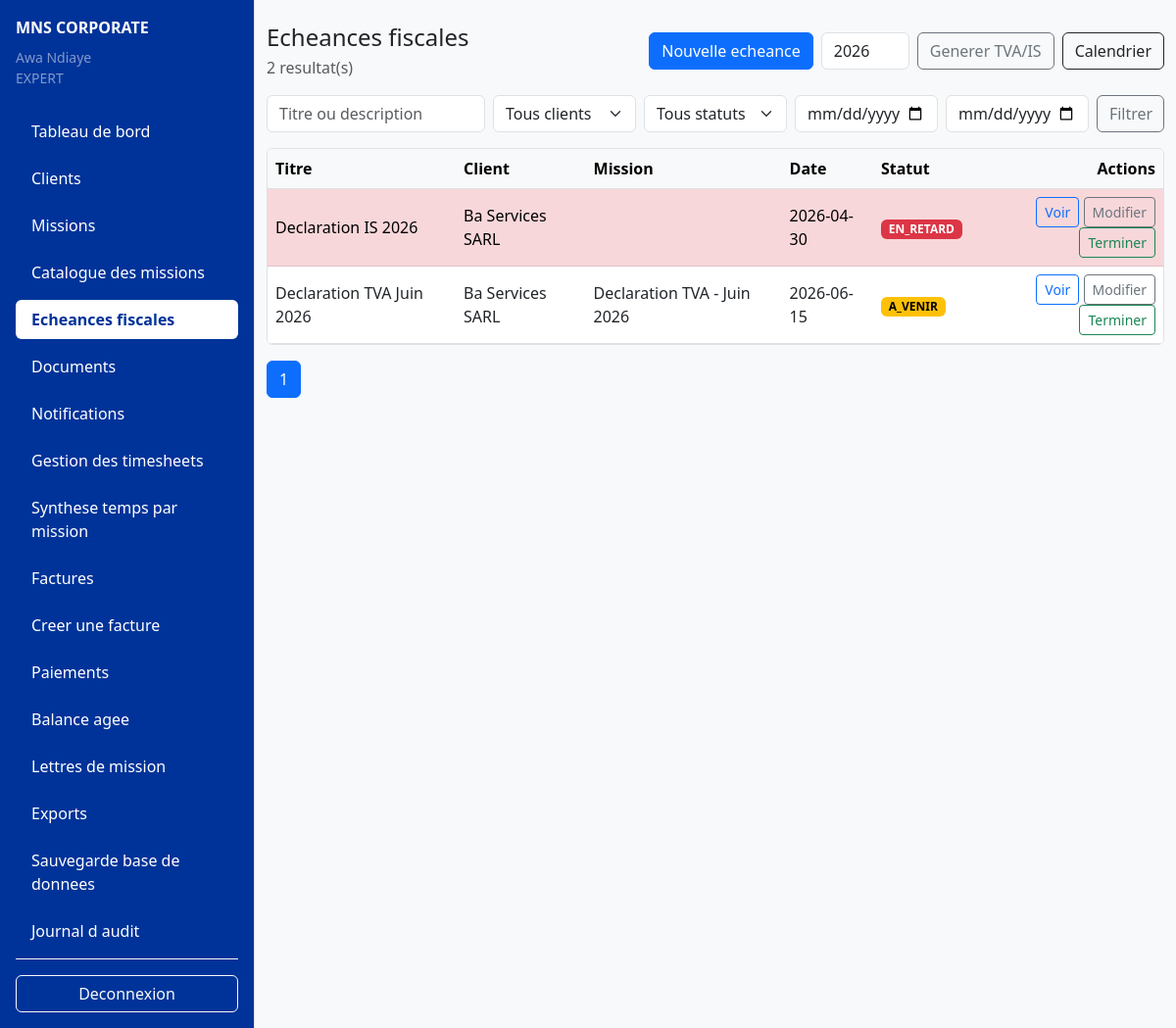
Before: /frontend/views/deadlines/list.php (signed in) with the older database file.
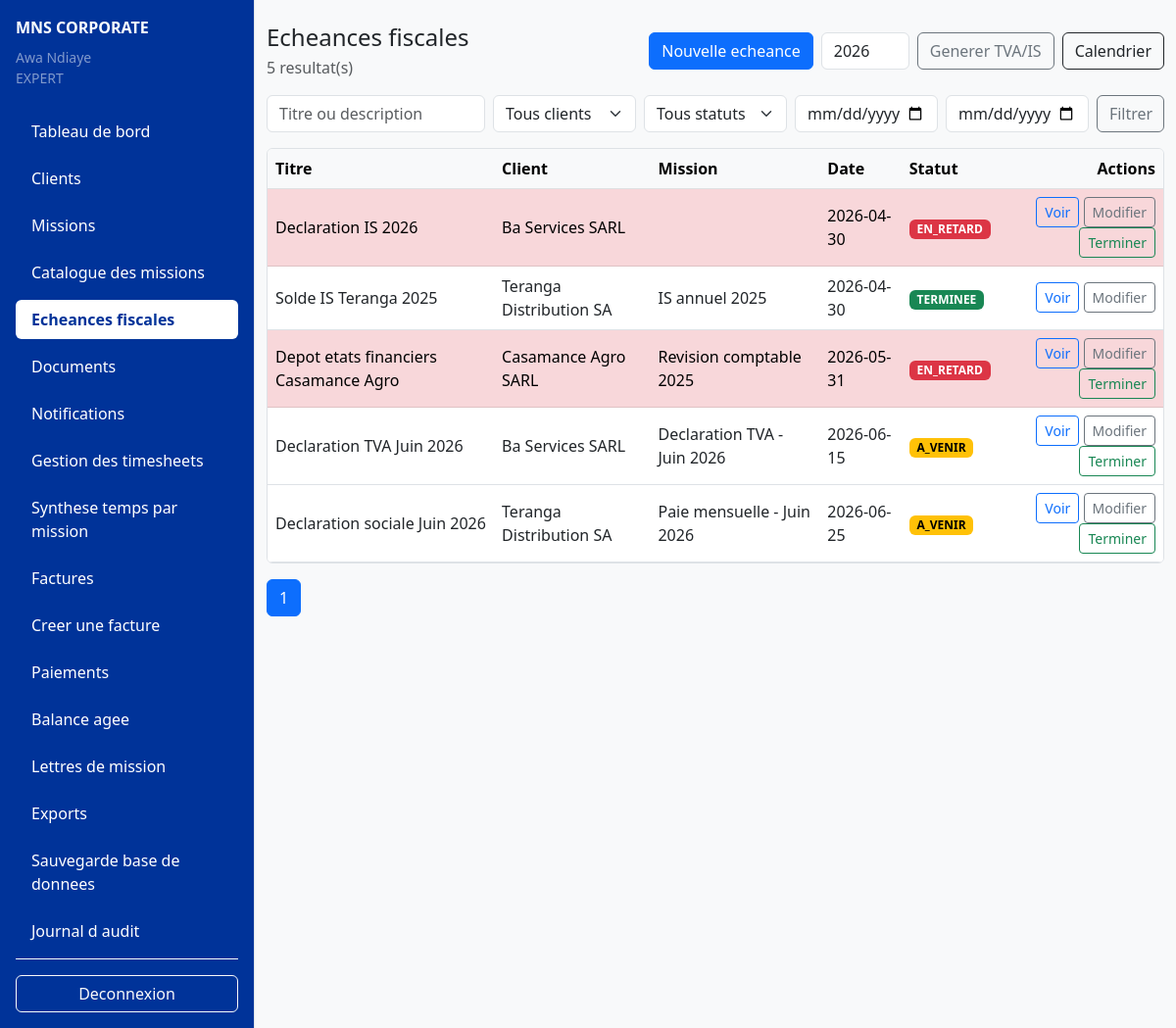
After: the same page with the newer database file.
### tables this page shows
CREATE TABLE IF NOT EXISTS fiscal_deadlines (
    id INT UNSIGNED AUTO_INCREMENT PRIMARY KEY,
    client_id INT UNSIGNED NOT NULL,
    mission_id INT UNSIGNED NULL,
    title VARCHAR(180) NOT NULL,
    description TEXT NULL,
    deadline_date DATE NOT NULL,
    status ENUM('A_VENIR', 'TERMINEE', 'EN_RETARD') NOT NULL DEFAULT 'A_VENIR',
    completed_at DATETIME NULL,
    created_at TIMESTAMP DEFAULT CURRENT_TIMESTAMP,
    CONSTRAINT fk_deadlines_client
        FOREIGN KEY (client_id) REFERENCES clients(id)
        ON DELETE CASCADE
        ON UPDATE CASCADE,
    CONSTRAINT fk_deadlines_mission
        FOREIGN KEY (mission_id) REFERENCES missions(id)
        ON DELETE SET NULL
        ON UPDATE CASCADE
);

CREATE TABLE IF NOT EXISTS clients (
    id INT UNSIGNED AUTO_INCREMENT PRIMARY KEY,
    user_id INT UNSIGNED NULL UNIQUE,
    company_name VARCHAR(180) NOT NULL,
    legal_form VARCHAR(100) NULL,
    contact_name VARCHAR(150) NULL,
    email VARCHAR(150) NULL,
    phone VARCHAR(30) NULL,
    address VARCHAR(255) NULL,
    ninea VARCHAR(50) NULL UNIQUE,
    rccm VARCHAR(80) NULL UNIQUE,
    tax_regime VARCHAR(100) NULL,
    accounting_year_start DATE NULL,
    accounting_year_end DATE NULL,
    status ENUM('ACTIF', 'INACTIF') NOT NULL DEFAULT 'ACTIF',
    created_at TIMESTAMP DEFAULT CURRENT_TIMESTAMP,
    updated_at TIMESTAMP DEFAULT CURRENT_TIMESTAMP ON UPDATE CURRENT_TIMESTAMP,
    CONSTRAINT fk_clients_user
        FOREIGN KEY (user_id) REFERENCES users(id)
        ON DELETE SET NULL
        ON UPDATE CASCADE
);

CREATE TABLE IF NOT EXISTS missions (
    id INT UNSIGNED AUTO_INCREMENT PRIMARY KEY,
    client_id INT UNSIGNED NOT NULL,
    mission_catalog_id INT UNSIGNED NOT NULL,
    title VARCHAR(180) NOT NULL,
    description TEXT NULL,
    start_date DATE NOT NULL,
    planned_end_date DATE NULL,
    actual_end_date DATE NULL,
    status ENUM('A_FAIRE', 'EN_COURS', 'TERMINEE', 'EN_RETARD', 'ANNULEE')
        NOT NULL DEFAULT 'A_FAIRE',
    priority ENUM('BASSE', 'MOYENNE', 'HAUTE') NOT NULL DEFAULT 'MOYENNE',
    estimated_hours DECIMAL(8,2) NULL,
    created_by INT UNSIGNED NOT NULL,
    created_at TIMESTAMP DEFAULT CURRENT_TIMESTAMP,
    updated_at TIMESTAMP DEFAULT CURRENT_TIMESTAMP ON UPDATE CURRENT_TIMESTAMP,
    CONSTRAINT fk_missions_client
        FOREIGN KEY (client_id) REFERENCES clients(id)
        ON DELETE CASCADE
        ON UPDATE CASCADE,
    CONSTRAINT fk_missions_catalog
        FOREIGN KEY (mission_catalog_id) REFERENCES mission_catalog(id)
        ON DELETE RESTRICT
        ON UPDATE CASCADE,
    CONSTRAINT fk_missions_created_by
        FOREIGN KEY (created_by) REFERENCES users(id)
        ON DELETE RESTRICT
        ON UPDATE CASCADE
);

### backend/includes/helpers.php (called while the page is built, shortened)
<?php
function e(?string $value): string
{
    return htmlspecialchars($value ?? '', ENT_QUOTES, 'UTF-8', false);
}

### backend/models/FiscalDeadline.php (called while the page is built, shortened)
<?php
require_once __DIR__ . '/BaseModel.php';
class FiscalDeadline extends BaseModel
{
    public function findAll(array $filters = [], int $limit = 20, int $offset = 0): array
    {
        $params = [];
        $where = $this->where($filters, $params);
        $params['limit'] = $limit;
        $params['offset'] = $offset;
        return $this->fetchAll(
            "SELECT fd.*, c.company_name, m.title AS mission_title
             FROM fiscal_deadlines fd
             INNER JOIN clients c ON c.id = fd.client_id
             LEFT JOIN missions m ON m.id = fd.mission_id
             {$where}
             ORDER BY fd.deadline_date ASC, fd.id ASC LIMIT :limit OFFSET :offset",
            $params
        );
    }
    public function countAll(array $filters = []): int
    {
        $params = [];
        $where = $this->where($filters, $params);
        $row = $this->fetchOne(
            "SELECT COUNT(*) AS total FROM fiscal_deadlines fd
             INNER JOIN clients c ON c.id = fd.client_id
             LEFT JOIN missions m ON m.id = fd.mission_id {$where}",
            $params
        );
        return $row === null ? 0 : (int) $row['total'];
    }
    private function where(array $filters, array &$params): string
    {
        $where = [];
        return $where ? ' WHERE ' . implode(' AND ', $where) : '';
    }
}

### backend/models/BaseModel.php (called while the page is built, shortened)
<?php
abstract class BaseModel
{
    protected PDO $db;
    public function __construct(PDO $db)
    {
        $this->db = $db;
    }
    protected function fetchOne(string $sql, array $params = []): ?array
    {
        $stmt = $this->db->prepare($sql);
        $stmt->execute($params);
        $result = $stmt->fetch(PDO::FETCH_ASSOC);
        return $result === false ? null : $result;
    }
    protected function fetchAll(string $sql, array $params = []): array
    {
        $stmt = $this->db->prepare($sql);
        $stmt->execute($params);
        return $stmt->fetchAll(PDO::FETCH_ASSOC);
    }
}

### backend/includes/auth_check.php (called while the page is built, shortened)
<?php
require_once __DIR__ . '/helpers.php';
function currentUser(): ?array
{
    if (isset($_SESSION['user']) && is_array($_SESSION['user'])) {
        return $_SESSION['user'];
    }
    return null;
}

### frontend/views/deadlines/list.php (the view, shortened to what the changed rows need)
<?php
if (!defined('MNS_CONTROLLER_RENDER')) { require_once __DIR__ . '/../../../backend/controllers/deadline_controller.php'; handleDeadlineRequest(); return; }
require_once __DIR__ . '/../../../backend/includes/helpers.php'; require_once __DIR__ . '/../../../backend/includes/role_check.php'; $user=currentUser(); $isExpert=($user['role']??'')==='EXPERT'; $flash=getFlashMessage(); $pages=max(1,(int)ceil(($total??0)/($perPage??20))); $queryBase=$filters??[]; unset($queryBase['assigned_user_id'],$queryBase['visible_client_id']); require_once __DIR__ . '/../includes/header.php';
?>
<div class="d-flex"><?php require_once __DIR__ . '/../includes/sidebar.php'; ?><main class="container-fluid py-4">
<div class="d-flex justify-content-between align-items-center mb-3"><div><h1 class="h4 mb-1">Echeances fiscales</h1><div class="text-muted"><?php echo e((string)($total??0)); ?> resultat(s)</div></div><div class="d-flex gap-2"><?php if(($user['role']??'')==='EXPERT'): ?><a class="btn btn-primary" href="/MNS_CORPORATE/frontend/views/deadlines/create.php">Nouvelle echeance</a><form method="post" action="/MNS_CORPORATE/frontend/views/deadlines/list.php?action=generate" class="d-flex gap-2"><input class="form-control" name="year" value="<?php echo e(date('Y')); ?>" style="width:90px"><button class="btn btn-outline-secondary">Generer TVA/IS</button></form><?php endif; ?><a class="btn btn-outline-dark" href="/MNS_CORPORATE/frontend/views/deadlines/calendar.php">Calendrier</a></div></div>
<form method="get" class="row g-2 mb-3"><div class="col-md-3"><input class="form-control" name="q" value="<?php echo e($filters['q']??''); ?>" placeholder="Titre ou description"></div><?php if($isExpert): ?><div class="col-md-2"><select class="form-select" name="client_id"><option value="">Tous clients</option></select></div><?php endif; ?><div class="col-md-2"><select class="form-select" name="status"><option value="">Tous statuts</option></select></div><div class="col-md-2"><input class="form-control" type="date" name="date_from" value="<?php echo e($filters['date_from']??''); ?>"></div><div class="col-md-2"><input class="form-control" type="date" name="date_to" value="<?php echo e($filters['date_to']??''); ?>"></div><div class="col-md-1"><button class="btn btn-outline-secondary w-100">Filtrer</button></div></form>
<div class="table-responsive bg-white border rounded"><table class="table table-hover align-middle mb-0"><thead class="table-light"><tr><th>Titre</th><th>Client</th><th>Mission</th><th>Date</th><th>Statut</th><th class="text-end">Actions</th></tr></thead><tbody><?php foreach(($deadlines??[]) as $d): ?><tr class="<?php echo $d['status']==='EN_RETARD'?'table-danger':''; ?>"><td><?php echo e($d['title']); ?></td><td><?php echo e($d['company_name']); ?></td><td><?php echo e($d['mission_title']); ?></td><td><?php echo e($d['deadline_date']); ?></td><td><span class="badge text-bg-<?php echo $d['status']==='TERMINEE'?'success':($d['status']==='EN_RETARD'?'danger':'warning'); ?>"><?php echo e($d['status']); ?></span></td><td class="text-end"><a class="btn btn-sm btn-outline-primary" href="/MNS_CORPORATE/frontend/views/deadlines/show.php?id=<?php echo e((string)$d['id']); ?>">Voir</a><?php if(($user['role']??'')==='EXPERT'): ?> <a class="btn btn-sm btn-outline-secondary" href="/MNS_CORPORATE/frontend/views/deadlines/edit.php?id=<?php echo e((string)$d['id']); ?>">Modifier</a><?php if($d['status']!=='TERMINEE'): ?><form class="d-inline" method="post" action="/MNS_CORPORATE/frontend/views/deadlines/list.php?action=complete"><input type="hidden" name="id" value="<?php echo e((string)$d['id']); ?>"><button class="btn btn-sm btn-outline-success">Terminer</button></form><?php endif; ?><?php endif; ?></td></tr><?php endforeach; ?><?php if(($deadlines??[])===[]): ?><tr><td colspan="6" class="text-center text-muted py-4">Aucune echeance.</td></tr><?php endif; ?></tbody></table></div>
<nav class="mt-3"><ul class="pagination"><?php for($i=1;$i<=$pages;$i++): $queryBase['page']=$i; ?><li class="page-item <?php echo $i===($page??1)?'active':''; ?>"><a class="page-link" href="?<?php echo e(http_build_query($queryBase)); ?>"><?php echo e((string)$i); ?></a></li><?php endfor; ?></ul></nav>
</main></div><?php require_once __DIR__ . '/../includes/footer.php'; ?>

### frontend/views/includes/sidebar.php (shortened to what the changed rows need)
<?php
require_once __DIR__ . '/../../../backend/includes/auth_check.php';
require_once __DIR__ . '/../../../backend/includes/helpers.php';
$user = currentUser();
$role = is_array($user) ? (string) ($user['role'] ?? '') : '';
$fullName = is_array($user) ? (string) ($user['full_name'] ?? '') : '';
$currentPath = (string) ($_SERVER['SCRIPT_NAME'] ?? '');
$sidebarBlue = '#003399';
$links = [];
if ($role === 'EXPERT') {
    $links = [
        ['Tableau de bord', '/MNS_CORPORATE/index.php'],
        ['Clients', '/MNS_CORPORATE/frontend/views/clients/list.php'],
        ['Missions', '/MNS_CORPORATE/frontend/views/missions/list.php'],
        ['Catalogue des missions', '/MNS_CORPORATE/frontend/views/missions/catalog_list.php'],
        ['Echeances fiscales', '/MNS_CORPORATE/frontend/views/deadlines/list.php'],
        ['Documents', '/MNS_CORPORATE/frontend/views/documents/list.php'],
        ['Notifications', '/MNS_CORPORATE/frontend/views/notifications/list.php'],
        ['Gestion des timesheets', '/MNS_CORPORATE/frontend/views/timesheets/list.php'],
        ['Synthese temps par mission', '/MNS_CORPORATE/frontend/views/timesheets/summary.php'],
        ['Factures', '/MNS_CORPORATE/frontend/views/invoices/list.php'],
        ['Creer une facture', '/MNS_CORPORATE/frontend/views/invoices/create.php'],
        ['Paiements', '/MNS_CORPORATE/frontend/views/payments/list.php'],
        ['Balance agee', '/MNS_CORPORATE/frontend/views/payments/balance_aged.php'],
        ['Lettres de mission', '/MNS_CORPORATE/frontend/views/engagement_letters/list.php'],
        ['Exports', '/MNS_CORPORATE/frontend/views/exports/index.php'],
        ['Sauvegarde base de donnees', '/MNS_CORPORATE/frontend/views/exports/backup.php'],
        ['Journal d audit', '/MNS_CORPORATE/frontend/views/audit_logs/list.php'],
    ];
}
?>
<nav class="border-end d-none d-lg-flex flex-column flex-shrink-0" style="min-height:100vh; width:260px; padding:1rem; background-color: <?php echo e($sidebarBlue); ?>;">
    <?php renderSidebarContent($user, $fullName, $role, $links, $currentPath, $sidebarBlue); ?>
</nav>
<?php
function renderSidebarContent(?array $user, string $fullName, string $role, array $links, string $currentPath, string $sidebarBlue): void
{
    ?>
    <div class="mb-4">
        <a href="/MNS_CORPORATE/index.php" class="text-decoration-none text-white"><strong>MNS CORPORATE</strong></a>
        <?php if ($user !== null): ?>
            <div class="small text-white-50 mt-2">
                <div><?php echo e($fullName); ?></div>
                <div><?php echo e($role); ?></div>
            </div>
        <?php endif; ?>
    </div>
    <?php if ($user !== null): ?>
        <ul class="nav flex-column flex-grow-1">
            <?php foreach ($links as [$label, $url]): ?>
                <?php $isActive = sidebarLinkIsActive((string) $url, $currentPath); ?>
                <li class="nav-item mb-2">
                    <a
                        class="nav-link rounded <?php echo $isActive ? 'fw-semibold' : ''; ?>"
                        style="<?php echo $isActive ? 'background-color:#fff;color:' . e($sidebarBlue) . ';' : 'color:#fff;'; ?>"
                        href="<?php echo e($url); ?>"
                    ><?php echo e($label); ?></a>
                </li>
            <?php endforeach; ?>
        </ul>
        <div class="pt-3 border-top border-light">
            <a class="btn btn-outline-light w-100" href="/MNS_CORPORATE/logout.php">Deconnexion</a>
        </div>
    <?php else: ?>
        <div class="text-white-50">Connectez-vous pour voir le menu.</div>
    <?php endif; ?>
    <?php
}
function sidebarLinkIsActive(string $url, string $currentPath): bool
{
    $path = parse_url($url, PHP_URL_PATH);
    return $currentPath === $path;
}

Changed rows visible on the page:
added fiscal_deadlines: title "Solde IS Teranga 2025", client.company_name "Teranga Distribution SA", mission.title "IS annuel 2025", deadline_date "2026-04-30", status "TERMINEE"
added fiscal_deadlines: title "Depot etats financiers Casamance Agro", client.company_name "Casamance Agro SARL", mission.title "Revision comptable 2025", deadline_date "2026-05-31", status "EN_RETARD"
added fiscal_deadlines: title "Declaration sociale Juin 2026", client.company_name "Teranga Distribution SA", mission.title "Paie mensuelle - Juin 2026", deadline_date "2026-06-25", status "A_VENIR"
Other visible differences:
$total: "2" → "5"
